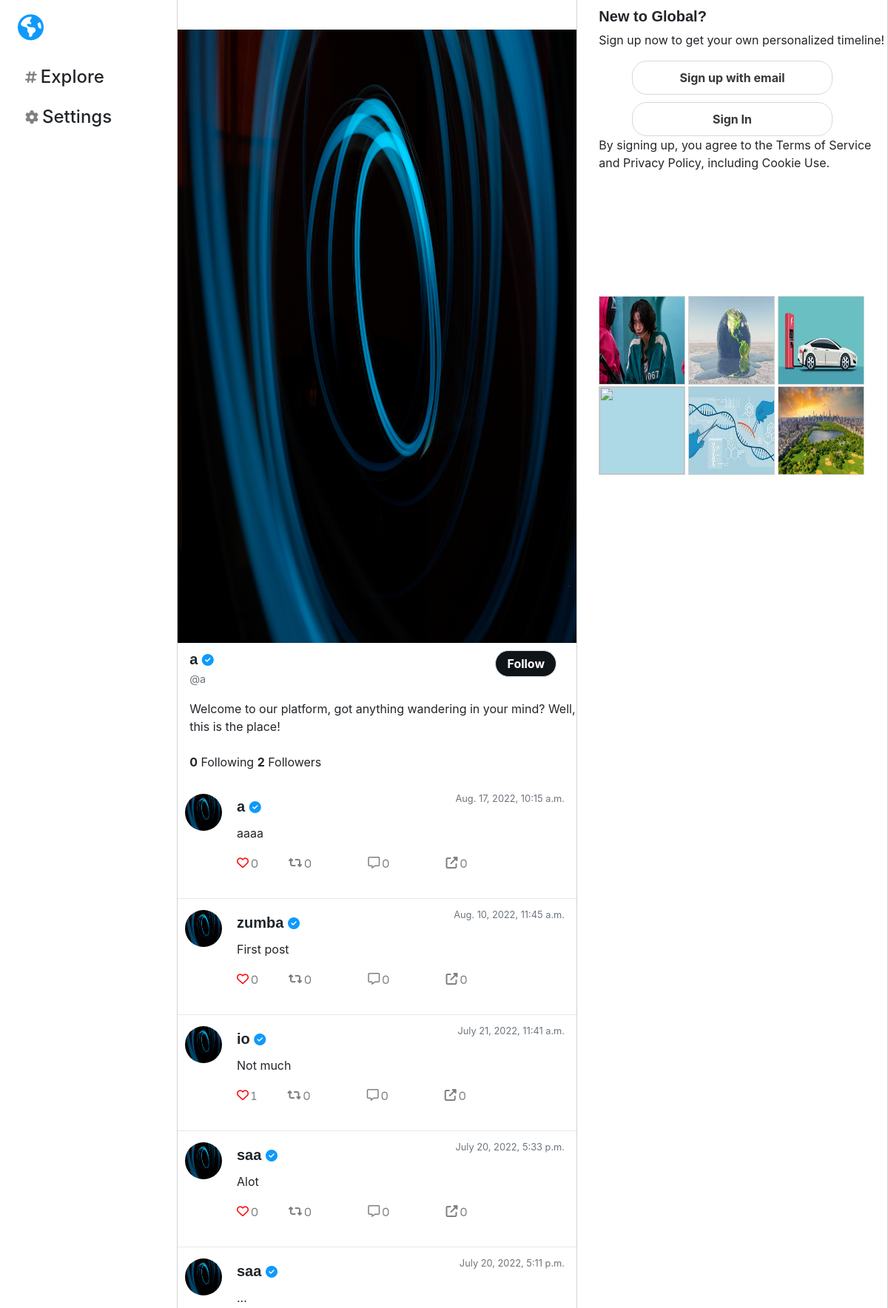
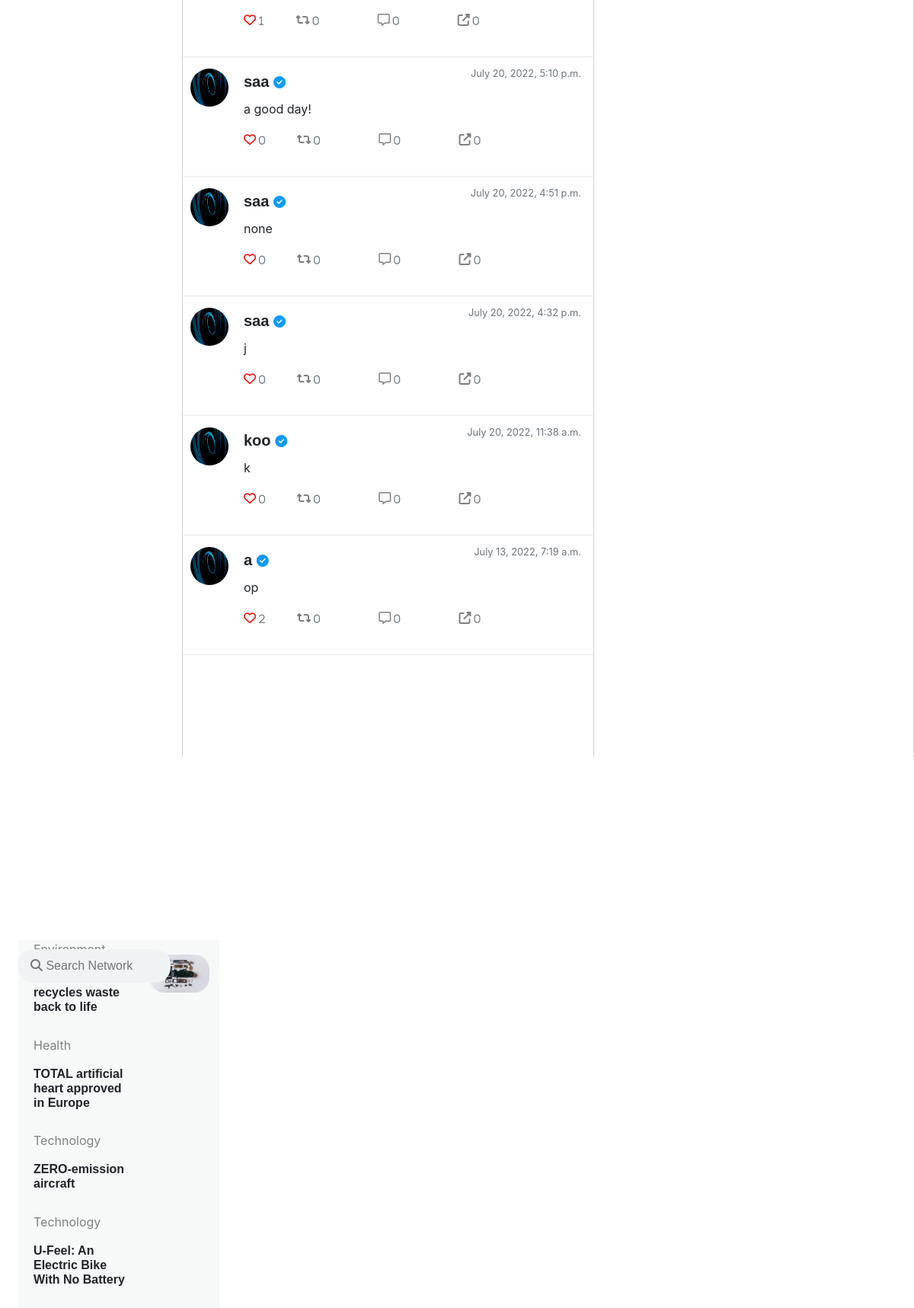
The app's page /welcome2 with its own data (2 pictures, top to bottom).
### network/models.py (models this page shows, shortened)
class Post(models.Model):
    user = models.ForeignKey(User, on_delete=models.CASCADE)
    text = models.CharField(max_length=160, default=None)
    post_date = models.DateTimeField(default=datetime.datetime.now)

class User(AbstractUser):
    profile_image = models.ImageField(null=True, blank=True, upload_to="images/")
    cover_image = models.ImageField(null=True, blank=True, upload_to="cover/",default="cover/mars.jpg")
    bio = models.CharField(max_length=100, blank=True,default='Hello, im new!')

### network/views.py (the view)
# urls.py: path("welcome2", views.welcome2, name="welcome2"),
def welcome2(request):
    posts = Post.objects.order_by('-post_date').all()
    paginator = Paginator(posts, MAX_POSTS_PER_PAGE)
    page_number = request.GET.get('page')
    page_obj = paginator.get_page(page_number)
    for user in posts:
        x = user.user_id
        profile_user = x
    total_following = Follower.objects.filter(follower=profile_user).count()
    total_followers = Follower.objects.filter(following=profile_user).count()
    return render(request, "network/welcome2.html",{
            'total_following': total_following,
            'total_followers': total_followers,
            'posts': page_obj})

### network/templates/network/welcome2.html (shortened to what this page needs)
{% extends "network/layout.html" %}
{% load static %}
{% block body %}
    <div>
        <div class="middleDiv"><img src="{% static 'network/15.jpg' %}"></div>
        <div class="infoDiv">
            <div>
            {% for post in posts %}
                {% if forloop.first %}
            <h5 id="h5" style="width:fit-content;padding-top:10px" class="card-title"><span>{{post.user.username}}</span> <i class="fas fa-check-circle"></i></h5>
            <p class="card-text" style="font-size:large;"><small class="text-muted">@{{post.user.username}}</small></p>
                {% endif %}
            {% endfor %}
        <article>Welcome to our platform, got anything wandering in your mind? Well, this is the place!</article>
        <br>
        <button  onclick="popup()" class="followBtn">Follow</button>
        <p><strong>{{total_following}}</strong> Following <strong>{{total_followers}}</strong> Followers</p>
            </div>
    </div>
    <div class="tweets">
        <div id="posts">
            {% for post in posts %}
        <div class="singlePost">
                <div class="profilePic">
                    <img class="picture"  src="{% static 'network/15.jpg' %}">
                </div>
            <div class="card">
                <div class="card-body" onclick="popup()">
                    <h5 style="width:fit-content;" class="card-title"><a href="#">{{post.user.username}}</a> <i class="fas fa-check-circle"></i></h5>
                <p style="  position: absolute;top: 8px; right: 16px;" class="card-text"><small class="text-muted">{{post.post_date}}</small></p>
                    <p class="card-text" id="post_text_{{post.id}}"> {{ post.text }}</p>
                    <p class="card-text">
                        <div data-id="{{post.id}}" style="margin-right:4%"
                            class="postIcons card-link {% if post.current_like > 0 %} fas {%else%} far {% endif %} fa-heart">&nbsp<small
                                class="text-muted">{{post.like_set.count}}</small>
                                </div>
                        <div data-id="{{post.id}}"
                            class="postIcons card-link fas fa-retweet">&nbsp<small
                                class="text-muted">0</small>
                                </div>
                            <div data-id="{{post.id}}"
                            class="postIcons card-link far fa-comment-alt">&nbsp<small
                                class="text-muted">0</small>
                                </div>
                            <div data-id="{{post.id}}"
                            class="postIcons card-link fas fa-external-link-alt">&nbsp<small
                                class="text-muted">0</small>
                                </div>
                    </p>
                </div>
            </div>
        </div>
            {% endfor %}
        </div>
            </div>
            </div>
        <div  id="welcomebtnz" >
        <div>
                <h5 class="leftSpace" style="margin-top:10px;">New to Global?</h5>
                <p class="leftSpace">Sign up now to get your own personalized timeline!</p>
                <a id="first" class="welcomeBtn btnz" onclick="register()">Sign up with email</a>
                <a id="second" onclick="login()" class="welcomeBtn btnz">Sign In</a>
                <p class="leftSpace">By signing up, you agree to the Terms of Service and Privacy Policy, including Cookie Use.</p>
        </div>
        <div class="rightDiv"  onclick="popup()">
                <div><img src="{% static 'network/1.jpg' %}"></div>
                <div><img src="{% static 'network/2.jpg' %}"></div>
                <div><img src="{% static 'network/3.jpg' %}"></div>
                <div><img src="{% static 'network/4.jpg' %}"></div>
                <div><img src="{% static 'network/5.jpg' %}"></div>
                <div><img src="{% static 'network/6.jpg' %}"></div>
        </div>
    </div>
</div>
{% load static %}
{% endblock %}

### network/templates/network/layout.html (shortened to what this page needs)
{% load static %}
<!DOCTYPE html>
<html lang="en">
<head>
    <link rel="stylesheet" href="https://stackpath.bootstrapcdn.com/bootstrap/4.5.0/css/bootstrap.min.css"
>
    <link href="{% static 'network/styles.css' %}" rel="stylesheet">
    <link href="{% static 'network/responsive.css' %}" rel="stylesheet">
</head>
<body>
    <div class="welcomeDiv">
         <div class="firstDiv">
    <article class="leftSide smallerWidth">
        {% if user.is_authenticated %}
                <i id="globe" class="fas fa-globe-americas show"></i>
            <h4><a class="nav-link" href="{% url 'logout' %}"><i class="show m fas fa-sign-out-alt fa-sm"></i><hide>Log out</hide></a></h4>
            <h4><a class="nav-link" href="{% url 'index' %}"><i  class="show m fas fa-light fa-home fa-sm"></i><hide>Home</hide></a></h4>
             <h4><a class="nav-link" href="{% url 'notifications' %}"><i  class="show m far fa-bell fa-sm" ></i><hide>Notifications</hide></a></h4>
             <h4 ><a class="nav-link" href="{% url 'profile' user.username %}"><i style="color:rgb(60,64,68);" class="show m far fa-user fa-sm"></i><span class="underline"><hide>Profile</hide></span></a></h4>
             <h4 ><a class="nav-link" href="{% url 'mobile' %}"><i class="show m  fa-solid fa-people-group fa-sm"></i></a></h4>
            <h4 ><i onclick="postsForm();" style="color:rgb(60,64,68);" class="show m fas fa-paper-plane fa-sm ab" style="backgound-color:rgb(15,154,251);"></i><span class="underline"></span></h4>
            <a onclick="postsForm();" class="postSide postButton" style="width:100%;height:100%;border-radius:40px;background-color:rgb(29,155,240);color:whitesmoke;padding:10px 50px;outline:none;font-weight:700;font-size:large;">Post</a>
            <div class="prof" style="margin-right:50px;position:fixed;bottom:2%;">
            <img class="prof" style="position: absolute;top: margin:40px" class="picture show" src="{{ username.profile_image.url }}">
            <span style="left:50px;position:relative;"><p>{{username.username}}<br>@{{username.username}}</p>
            </div>
        {% else %}
    <article class="leftSide">
        <i id="globe" class="fas fa-globe-americas"></i>
        <h4  onclick="popup()"><i style="padding-right:5px;color:gray;font-size:large;" class="fas fa-hashtag fa-sm"></i><hide>Explore</hide></h4>
        <h4  onclick="popup()"><i style="padding-right:5px;color:gray;font-size:large;" class="fas fa-cog fa-sm"></i><hide>Settings</hide></h4>
    </article>
        {% endif %}
    </article>
    </div>
        {% block body %}
        {% endblock %}
    <div class="rightDiv2 smallerWidth">
            <article id="searching" class="searchArticle" style="position:absolute;z-index:1000;">
                <input onclick="ontype();" id="searchUsers" type="text" class="inputS articleOneInput" placeholder="&#xF002; Search Network" >
            </article>
            <article class="articleTop">
            <article style="padding:0px 5px 20px 20px;position: relative;" >
                <a href="https://globalgoodness.ca/en/a-machine-that-recycles-waste-back-to-life/?gclid=EAIaIQobChMI_Lv_2dfP9QIVm_bjBx29dAkIEAAYASAAEgI04vD_BwE" target="_blank" rel="">
                <p class="articleTitle">Environment </p>
                <h5 class="articleInfo">A machine that recycles waste back to life</h5>
                <img class="articleImage" src="{% static 'network/news.jpg' %}">
                </a>
            </article>
            <article style="padding:0px 5px 20px 20px;position: relative;">
            <a href="https://globalgoodness.ca/en/total-artificial-hearts-approved-in-europe/?gclid=EAIaIQobChMI2crmtdjP9QIVfMiUCR0e7Ql0EAAYASAAEgIwJ_D_BwE" target="_blank" rel="">
                <p class="articleTitle">Health</p>
                <h5 class="articleInfo">TOTAL artificial heart approved in Europe</h5>
            </a>
            </article>
                <article style="padding:0px 5px 20px 20px;position: relative;">
                            <a href="https://globalgoodness.ca/en/zero-emission-aircraft/" target="_blank" rel="">
                <p class="articleTitle">Technology</p>
                <h5 class="articleInfo">ZERO-emission aircraft</h5>
                            </a>
            </article>
            {% if user.is_authenticated%}
                {% else %}
                <article style="padding:0px 5px 20px 20px;position: relative;">
                <a href="https://globalgoodness.ca/en/u-feel-an-electric-bike-wth-no-battery/?gclid=EAIaIQobChMI5sL-jtnP9QIVRIJbCh3_pwKaEAAYASAAEgLyyPD_BwE" target="_blank" rel="">
                <p class="articleTitle">Technology</p>
                <h5 class="articleInfo">U-Feel: An Electric Bike With No Battery </h5>
                </a>
            </article>
            {% endif %}
        </article>
</div>
</body>
</html>

### network/static/network/styles.css (style rules this page uses)
body { position:relative; }
.fa-heart { color: red !important; cursor: pointer; margin-right: 5%; }
.welcomeBtn { display: block; font-size:large; font-weight: bold; text-align: center; max-width: 50%; border-radius: 20px; border:0.5px solid#D8D8D8; background-color: rgb(15,154,251); color: white; padding: 10px 30px; }
#second { background-color: white; color: rgb(15,154,251); }
#first { margin-bottom:10px; color: white; }
h5 { font-weight: bold; }
.fa-globe-americas { font-size: 65px; color:rgb(15,154,251) ; margin-bottom: 30px; }
a { all: unset; }
#globe { font-size: 35px; color:rgb(15,154,251) ; margin-top: 20px; }
.welcomeDiv { overflow-x: hidden; width: 100vw; display: grid; grid-template-columns: 27% 37% 26%; grid-template-rows: 100vh; }
.welcomeDiv > div { border-right: 1px solid lightgray; }
.firstDiv { margin-left: 25%; border-right: 1px solid rgb(232,232,232); }
.rightDiv2 article article { background-color:rgb(247,249,249); }
.searchArticle { position: fixed; margin-left:2%; margin-top:1%; max-width: 22vw; border-radius:20px; }
.articleOneInput { border-radius:20px; font-family:Arial, FontAwesome; background-color:rgb(239,243,244); padding:10px 50px 10px 16px; border:hidden; }
a:link { text-decoration: none; }
.rightDiv { background-color: 2px solid salmon; display: grid; grid-template-columns: 30% 30% 30%; grid-template-rows: 120px 120px; grid-gap: 1%; margin-left: 7%; margin-top: 40%; border-radius:20px; }
.rightDiv > div { border:1px solid lightgray; background-color: lightblue; }
.btnz { color:rgb(56,56,56) !important; background-color: white; margin: 0 auto; font-size: medium; }
.leftSide { position: fixed; align-content: left; width: 15%; height: 95%; }
.leftSide > h4 { margin-bottom: 15px; padding:5px 10px 5px 10px; }
.leftSide * { padding-left: 0; }
.inputS[type=text] { width: 200px; -webkit-transition: width .35s ease-in-out; transition: width .35s ease-in-out; }
img { height: 100%; width: 100%; }
.leftSpace { margin-left: 7%; }
.middleDiv { margin-top:40px; background-color:rgb(15,154,251); height: 30%; }
h5 { text-align: left; font-weight: bolder; font-family:Verdana, sans-serif; }
.fa-check-circle { color:rgb(15,154,251); font-size: medium; }
.infoDiv { height: auto; position: relative; }
.infoDiv > div { margin-left:3%; }
.tweets { height:auto; }
.profilePic { margin-top: 15px; margin-left: 10px; float: left; max-width: 25%; height: fit-content; }
.picture { margin:0 auto; height: 50px; width: 50px; border-radius: 50%; }
.card { height:fit-content; border:hidden; }
.singlePost { border-bottom: 1px solid rgb(232,232,232); }
.followBtn { position: absolute; top:0; right:0; display: block; font-size:medium; font-weight: bold; text-align: center; border-radius: 20px; border:0.5px solid#D8D8D8; background-color: rgb(15,20,25); color: white; padding: 5px 15px; margin-right: 5%; margin-top:2%; }
#h5 { margin-bottom: 0px; }
.postIcons { margin-right: 12%; font-size: medium; color: gray; }
.articleTop { max-width: 22vw; height: 30vh; margin:20% 5% 0% 2%; border-radius: 20px; height:fit-content; }
.articleTitle { width:55%;color:gray; }
.articleInfo { width:55%; font-size:medium; }
.articleImage { width:30%; height:40%; position: absolute; top: 15%; right: 5%; border-radius:20px; }

### network/static/network/responsive.css (style rules this page uses)
@media only screen and (max-width: 1420px) { .leftSide { width: 20%; } }
@media only screen and (max-width: 1200px) { .welcomeDiv { width: 100vw; display: grid; grid-template-columns: 20vw 45vw 35vw; grid-template-rows: 100vh; overflow-x: hidden; } }
@media only screen and (max-width: 1200px) { .firstDiv { margin-left: 2vw; } }

### records on screen
Post: user.username "a", post_date "Aug. 17, 2022, 10:15 a.m.", text "aaaa", like_set.count "0"
Post: user.username "zumba", post_date "Aug. 10, 2022, 11:45 a.m.", text "First post", like_set.count "0"
Post: user.username "io", post_date "July 21, 2022, 11:41 a.m.", text "Not much", like_set.count "1"
Post: user.username "saa", post_date "July 20, 2022, 5:33 p.m.", text "Alot", like_set.count "0"
Post: user.username "saa", post_date "July 20, 2022, 5:11 p.m.", text "...", like_set.count "1"
Post: user.username "saa", post_date "July 20, 2022, 5:10 p.m.", text "a good day!", like_set.count "0"
Post: user.username "saa", post_date "July 20, 2022, 4:51 p.m.", text "none", like_set.count "0"
Post: user.username "saa", post_date "July 20, 2022, 4:32 p.m.", text "j", like_set.count "0"
Post: user.username "koo", post_date "July 20, 2022, 11:38 a.m.", text "k", like_set.count "0"
Post: user.username "a", post_date "July 13, 2022, 7:19 a.m.", text "op", like_set.count "2"

### other values on screen
{{ total_following }} "0"
{{ total_followers }} "2"
